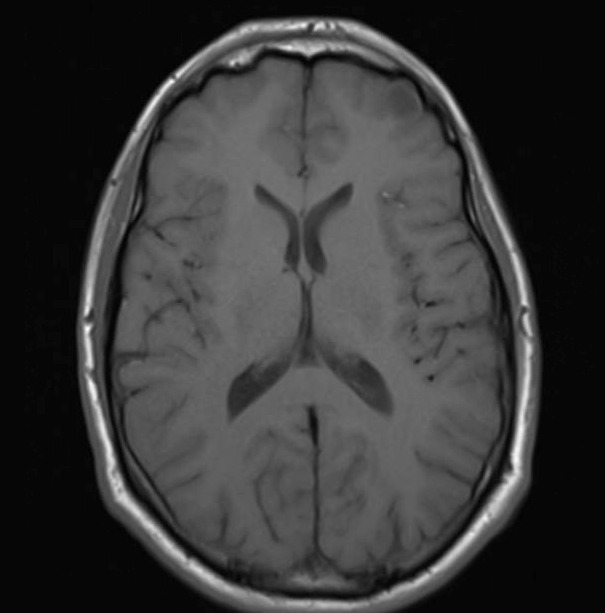
#> input picture train/00008_3_no_tumor.png, 605 x 613 px, found by its file name; its folder holds 4 pictures in this run
$ jupyter execute --allow-errors Untitled.ipynb
#> lines starting #> are read from the running program, lines starting #| are printed output that depends on the picture
[cell 1]
import os
import cv2
import numpy as np
import pandas as pd
from sklearn.model_selection import train_test_split
from sklearn.ensemble import RandomForestClassifier
from sklearn.metrics import classification_report, accuracy_score

# --- Paths ---
train_folder = r"C:\Users\HP\OneDrive\Desktop\kagg_pro\train"
IMG_SIZE = (64, 64)

# --- Extract labels from filenames ---
def get_label(filename):
    if "glioma_tumor"     in filename: return "glioma"
    if "meningioma_tumor" in filename: return "meningioma"
    if "pituitary_tumor"  in filename: return "pituitary"
    if "no_tumor"         in filename: return "no_tumor"
    return None  # unknown

# --- Load images + labels ---
X, y = [], []

files = os.listdir(train_folder)
print(f"Loading {len(files)} images...")

for i, fname in enumerate(files):
    label = get_label(fname)
    if label is None:
        continue  # skip unrecognized files

    img_path = os.path.join(train_folder, fname)
    img = cv2.imread(img_path)
#> img is the input picture: shape (613, 605, 3); min 0, max 253, mean 55.2
    if img is None:
        continue  # skip unreadable files

    img = cv2.resize(img, IMG_SIZE)
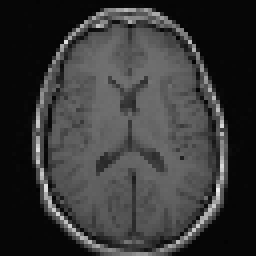
#> img: shape (64, 64, 3) (shown 4 times larger); min 3, max 237, mean 55.2
    img = img.flatten() / 255.0   # flatten + normalize
#> img = 12288 values, max 0.929 at index 9186, min 0.0118 at index 1482, mean 0.217

    X.append(img)
    y.append(label)

    if (i + 1) % 200 == 0:
        print(f"  {i+1}/{len(files)} loaded...")
#> pass 2 of the loop `for i, fname in enumerate(files):`:
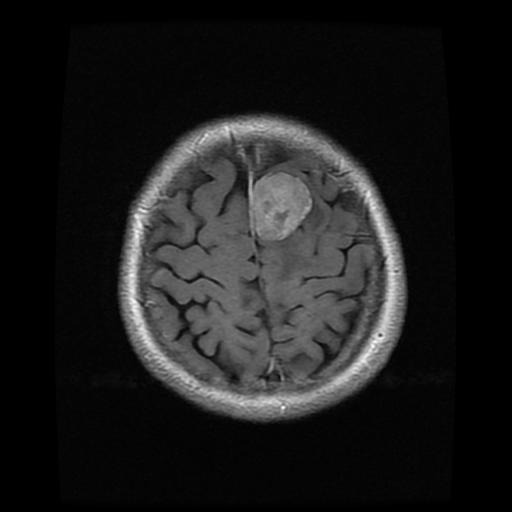
#> input picture train/00011_m (2)_meningioma_tumor.png, 512 x 512 px, found by its file name
#> img is the input picture: shape (512, 512, 3); min 0, max 255, mean 28.4
#> `img = cv2.resize(img, IMG_SIZE)`:
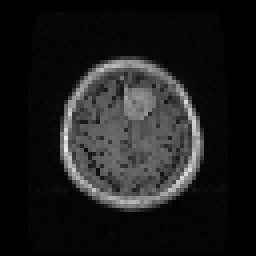
#> img: shape (64, 64, 3) (shown 4 times larger); min 0, max 235, mean 28.5
#> `img = img.flatten() / 255.0`: img = 12288 values, max 0.922 at index 6576, min 0 at index 0, mean 0.112
#> pass 3 of the loop `for i, fname in enumerate(files):`:
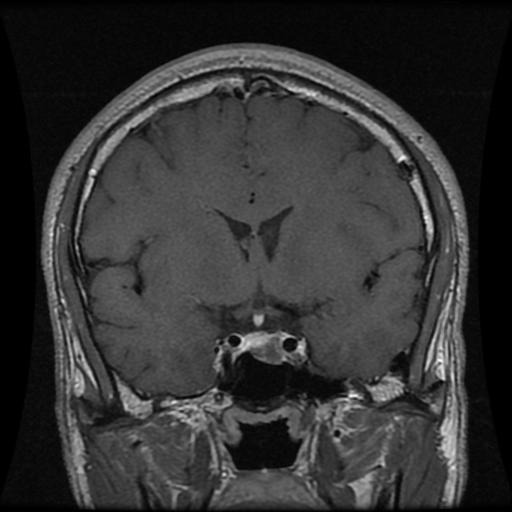
#> input picture train/00013_p (55)_pituitary_tumor.png, 512 x 512 px, found by its file name
#> img is the input picture: shape (512, 512, 3); min 0, max 255, mean 51.4
#> `img = cv2.resize(img, IMG_SIZE)`:
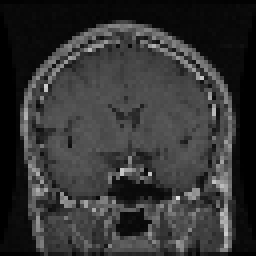
#> img: shape (64, 64, 3) (shown 4 times larger); min 0, max 224, mean 51.6
#> `img = img.flatten() / 255.0`: img = 12288 values, max 0.878 at index 9540, min 0 at index 768, mean 0.203
#> the loop made 4 passes; the first 3 are shown

X = np.array(X)
y = np.array(y)

print(f"\n✅ Done! X shape: {X.shape}")
#| ✅ Done! X shape: (4, 12288)
print(f"Label counts:\n{pd.Series(y).value_counts()}")
